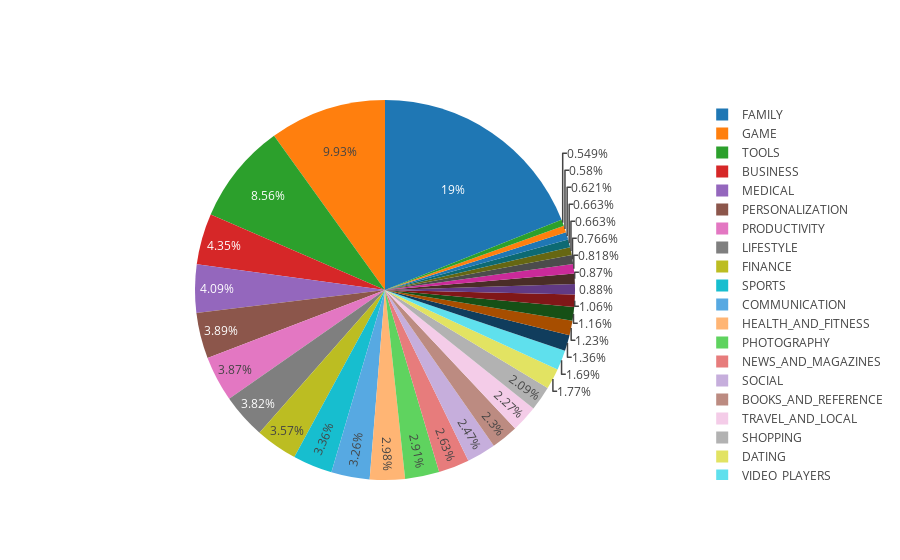

Here is the notebook cell this chart was saved with:
### Code cell
num_cats = df['Category'].value_counts().sort_values(ascending = True)
data = [go.Pie(
labels = num_cats.index,
values = num_cats.values,
hoverinfo = 'label+value'
)]

plotly.offline.iplot(data, filename = 'active_category')

### Figure 1 — Plotly figure (JSON) as saved in the notebook; plotly's stock layout.template omitted (floating-point values rounded to 4 significant figures)
{"data": [{"hoverinfo": "label+value", "labels": ["BEAUTY", "COMICS", "PARENTING", "EVENTS", "ART_AND_DESIGN", "HOUSE_AND_HOME", "WEATHER", "LIBRARIES_AND_DEMO", "AUTO_AND_VEHICLES", "ENTERTAINMENT", "FOOD_AND_DRINK", "EDUCATION", "MAPS_AND_NAVIGATION", "VIDEO_PLAYERS", "DATING", "SHOPPING", "TRAVEL_AND_LOCAL", "BOOKS_AND_REFERENCE", "SOCIAL", "NEWS_AND_MAGAZINES", "PHOTOGRAPHY", "HEALTH_AND_FITNESS", "COMMUNICATION", "SPORTS", "FINANCE", "LIFESTYLE", "PRODUCTIVITY", "PERSONALIZATION", "MEDICAL", "BUSINESS", "TOOLS", "GAME", "FAMILY"], "type": "pie", "uid": "242b5680-7fd6-430a-a5b8-d99ef8dec55a", "values": [53, 56, 60, 64, 64, 74, 79, 84, 85, 102, 112, 119, 131, 163, 171, 202, 219, 222, 239, 254, 281, 288, 315, 325, 345, 369, 374, 376, 395, 420, 827, 959, 1832]}], "layout": {}}
